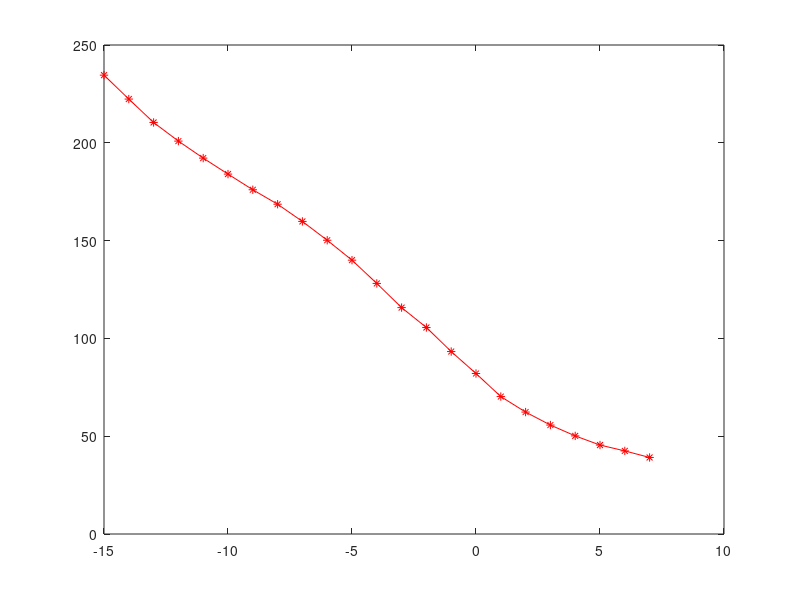
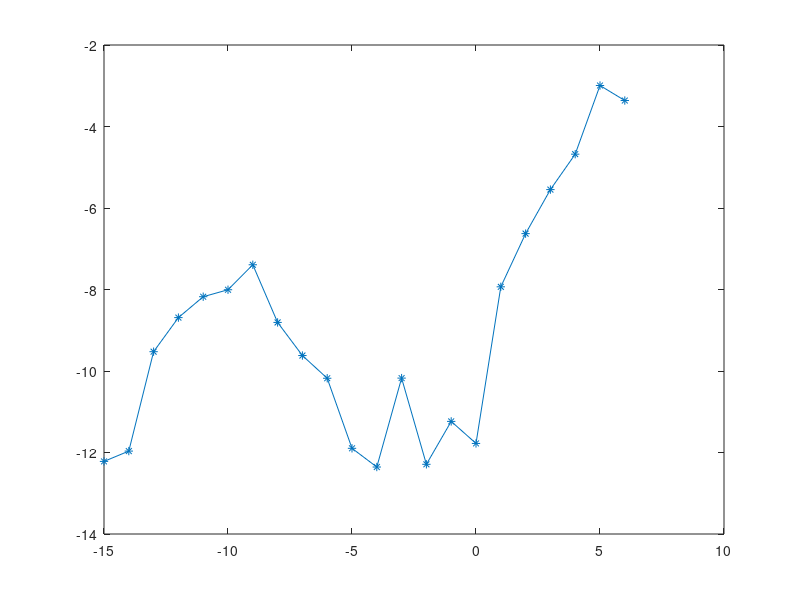

Write MATLAB code to recreate these figures, in order.
figure(1);
%hold on;
I=[-24 -22 -21 -19 -17 -15 -13 -11 -9 -7 -5 -3 -1 0.5 2.5 4.5 7 9 11 13 15 16.5 18.5 20.5 22 24 25.5 27.5 29 30.5 32 33.5 35 36.5 38 39 40 42]*pi/180;
Ia=I(1:23);
Ib=I(1:23);
Ib=I(15:37);
lata=-15:7;
latb=0:22;
alpha=170*pi/180;
D=0;
for i=1:23
    ea(i)=180/pi*atan(tan(Ia(i))/sin(alpha-D));
    eb(i)=180/pi*atan(tan(Ib(i))/sin(alpha-D));
    theta(i)=180-ea(i)-eb(i);
end
for i=1:22
    
    ddl(i)=(theta(i+1)-theta(i))
end
plot(lata,theta,'r-*');
figure(2);
plot(lata(1:22),ddl,'-*');
